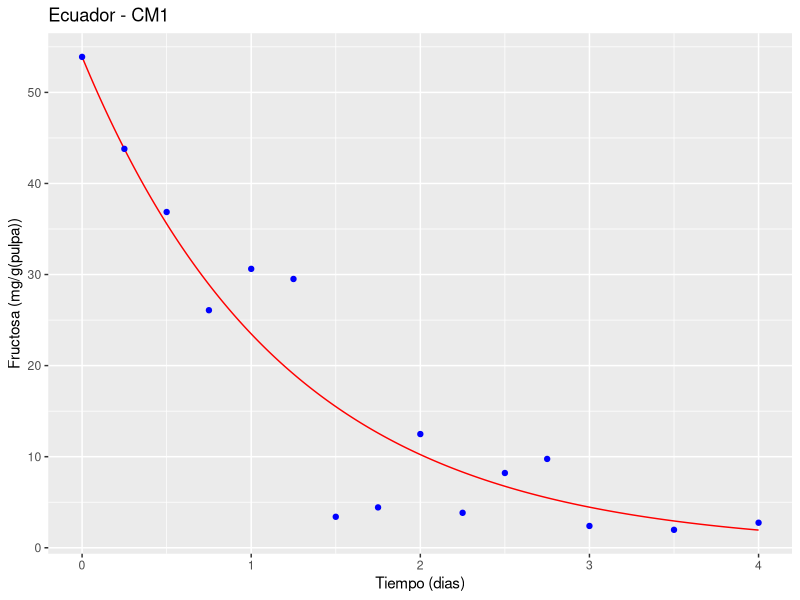
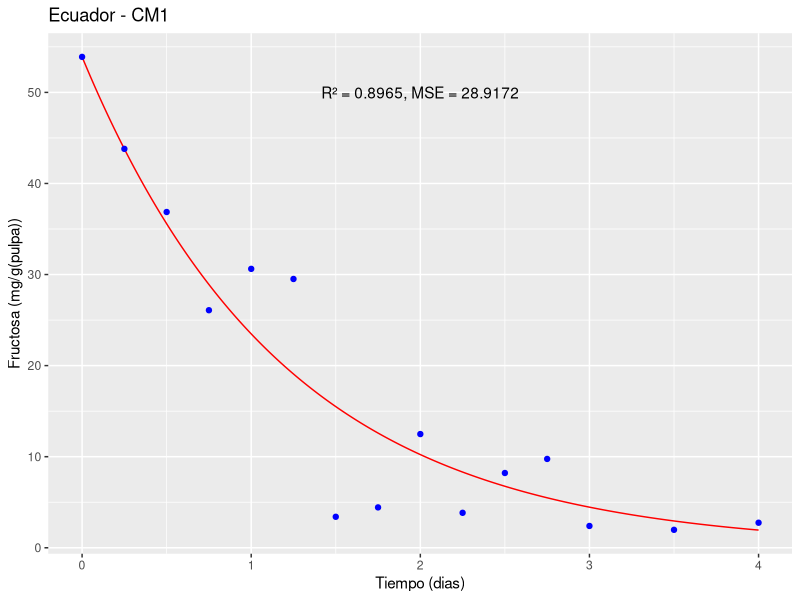
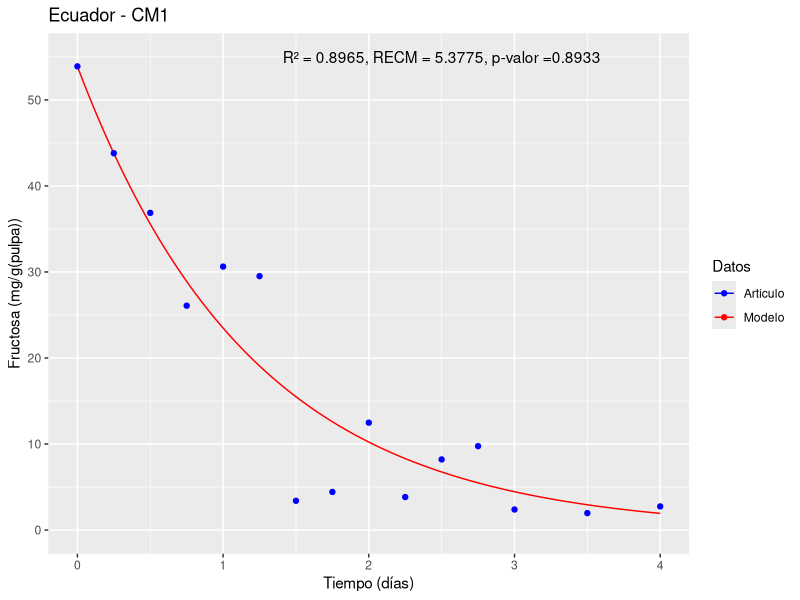

Write R code to recreate these figures, in order.
library(deSolve)
library(ggplot2)
state1<-c(y=53.899) # Estado inicial#
times1<-seq(0,4,1/10000) #4 dias con 10000 intervalos por día#
parameters1<-c(Y1=60.784,Y2=82.225) #vector con los valores de los parametros#
#Papalexandratou et al., 2011 Ecuador <- Ecuador - CM1#
#doi:10.1128/AEM.05523-11#
#Ecuador - CM1#

# (i) DATOS PARA ALIMENTAR EL MODELO # FRUCTOSA

#nu1#
U<- 0.3254
G<- 53.899
K<-0.5933
L<-0.0050476
U1 <- (U*G/G+K*L)*L
U1
#nu2#
U2<- 0.3943
G2<- 53.899
K2<-0.6789
BAL2<-0.000990627

U2 <- (U2*G2/G2+K2*BAL2)*BAL2
U2

#Ecuación diferencial#
ODE1<-function(times,state,parameters){ 
  y<-state[1] #estado inicial
  Y1<-parameters[1] #párametro 1
  Y2<-parameters[2] #párametro 2
  dy<--(Y1*U1/0.16)*y-(Y2*U2/0.16)*y #ecuación 
  res<-dy
  list(res)
}


#solución númerica#
solution1<-lsoda(state1, times1, ODE1, parameters1)

# (ii) DATOS EXPERIMENTALES DEL ARTICULO#

ts = c(0,6/24,12/24,18/24,24/24,30/24,36/24,42/24,48/24,54/24,60/24,66/24,72/24,84/24,96/24)
fru<-c(53.899,43.799,36.867,26.082,30.623,29.513,3.401,4.432,12.484,3.839,8.209,9.754,2.393,1.971,2.749)

#Grafico#

df <- data.frame(time = solution1[,1], fructose = solution1[,2])
d<-ggplot() +
  geom_line(data = df, aes(x = time, y = fructose), color = "red") +
  geom_point(data = data.frame(time = ts, fructose = fru), aes(x = time, y = fructose), color = "blue") +
  xlab("Tiempo (dias)") + ylab("Fructosa (mg/g(pulpa))") +
  ggtitle("Ecuador - CM1")
plot(d)


#Validación estadistica#

#Para validar estadísticamente el modelo matemático se pueden utilizar diversas herramientas de análisis,
#pero una de las más comunes es comparar los resultados del modelo con datos experimentales y evaluar la calidad del ajuste.
#En este caso, podemos utilizar el coeficiente de determinación (R²) y el error cuadrático medio (MSE) como medidas de ajuste#

#Para calcular el R² y el MSE, podemos comparar los valores predichos por el modelo con los datos experimentales.
#Primero, podemos extraer los valores predichos por el modelo en los mismos puntos en los que se tomaron las mediciones experimentales,
#utilizando la función approx() de R:

pred <- approx(solution1[,1], solution1[,2], ts)$y

#Luego, podemos calcular el R² y el MSE utilizando las siguientes fórmulas:
SSE <- sum((fru - pred)^2)
SST <- sum((fru - mean(fru))^2)
R2 <- 1 - SSE/SST
MSE <- SSE/length(fru)
RECM <- sqrt(MSE)
#Donde SSE es la suma de los errores cuadráticos,
#SST es la suma total de cuadrados, 
#R² es el coeficiente de determinación y MSE es el error cuadrático medio#

cat("R² = ", round(R2, 4), "\n")
cat("MSE = ", round(MSE, 4), "\n")
cat("RECM = ", round(RECM, 4), "\n")

#El R² mide la proporción de la variación total en los datos experimentales
#que es explicada por el modelo. Un valor de R² cercano a 1 indica un buen ajuste del modelo a los datos experimentales.

#El MSE mide el promedio de los errores al cuadrado entre los valores experimentales
#y los valores predichos por el modelo. Un valor bajo de MSE indica una buena capacidad predictiva del modelo.

d <- ggplot() +
  geom_line(data = df, aes(x = time, y = fructose), color = "red") +
  geom_point(data = data.frame(time = ts, fructose = fru), aes(x = time, y = fructose), color = "blue") +
  xlab("Tiempo (dias)") + ylab("Fructosa (mg/g(pulpa))") +
  ggtitle("Ecuador - CM1") +
  annotate("text", x = 2, y = 50, label = paste0("R² = ", round(R2, 4), ", MSE = ", round(MSE, 4)))

plot(d)

#Prueba de hipotesis con un alfa de 0.05#
#para determinar si hay una diferencia significativa entre los valores predichos por el modelo y los datos experimentales#

# Prueba de hipótesis
alpha <- 0.05

# Calcula los residuos
residuals <- fru - pred

# Prueba t para comparar los valores predichos con los datos experimentales
t_stat <- t.test(residuals)$statistic
p_value <- t.test(residuals)$p.value

#En este código, se calculan los residuos restando
#los valores predichos por el modelo de los datos experimentales. 
#Luego, se realiza una prueba t para comparar los residuos con una 
#media de cero (hipótesis nula: no hay diferencia significativa).
#El resultado de la prueba t incluye el estadístico de prueba (t_stat) y el valor p (p_value).
# Compara el p-valor con el nivel de significancia
if (p_value < alpha) {
  cat("La diferencia entre los valores predichos y los datos experimentales es significativa.\n")
} else {
  cat("No se encontró una diferencia significativa entre los valores predichos y los datos experimentales.\n")
}

cat("Prueba t estadística:", round(t_stat, 4), "\n")
cat("Valor p:", round(p_value, 4), "\n")

#Final plot#

# Primero, definimos los colores que queremos utilizar para cada elemento
colores <- c(Modelo = "red", Artículo = "blue")

# Luego, modificamos el script para asignar un nombre a cada geom y establecer la escala de colores manualmente
d <- ggplot() +
  geom_line(data = df, aes(x = time, y = fructose, color = "Modelo"), show.legend = TRUE) +
  geom_point(data = data.frame(time = ts, fructose = fru), aes(x = time, y = fructose, color = "Artículo"), show.legend = TRUE) +
  xlab("Tiempo (días)") + ylab("Fructosa (mg/g(pulpa))") +
  ggtitle("Ecuador - CM1") +
  annotate("text", x = 2.5, y = 55, label = paste0("R² = ", round(R2, 4), ", RECM = ", round(RECM, 4), ", p-valor =", round(p_value, 4))) +
  labs(color = "Datos") +  # Cambiamos el título de la leyenda
  scale_color_manual(values = colores) +
  scale_x_continuous(limits = c(0, 4), breaks = seq(0, 4, 1)) +  # Límites del eje x y los intervalos entre marcas
  scale_y_continuous(limits = c(0, 55), breaks = seq(0, 55, 10))   # Límites del eje y y los intervalos entre marcas

# Gráfica#
print(d)
